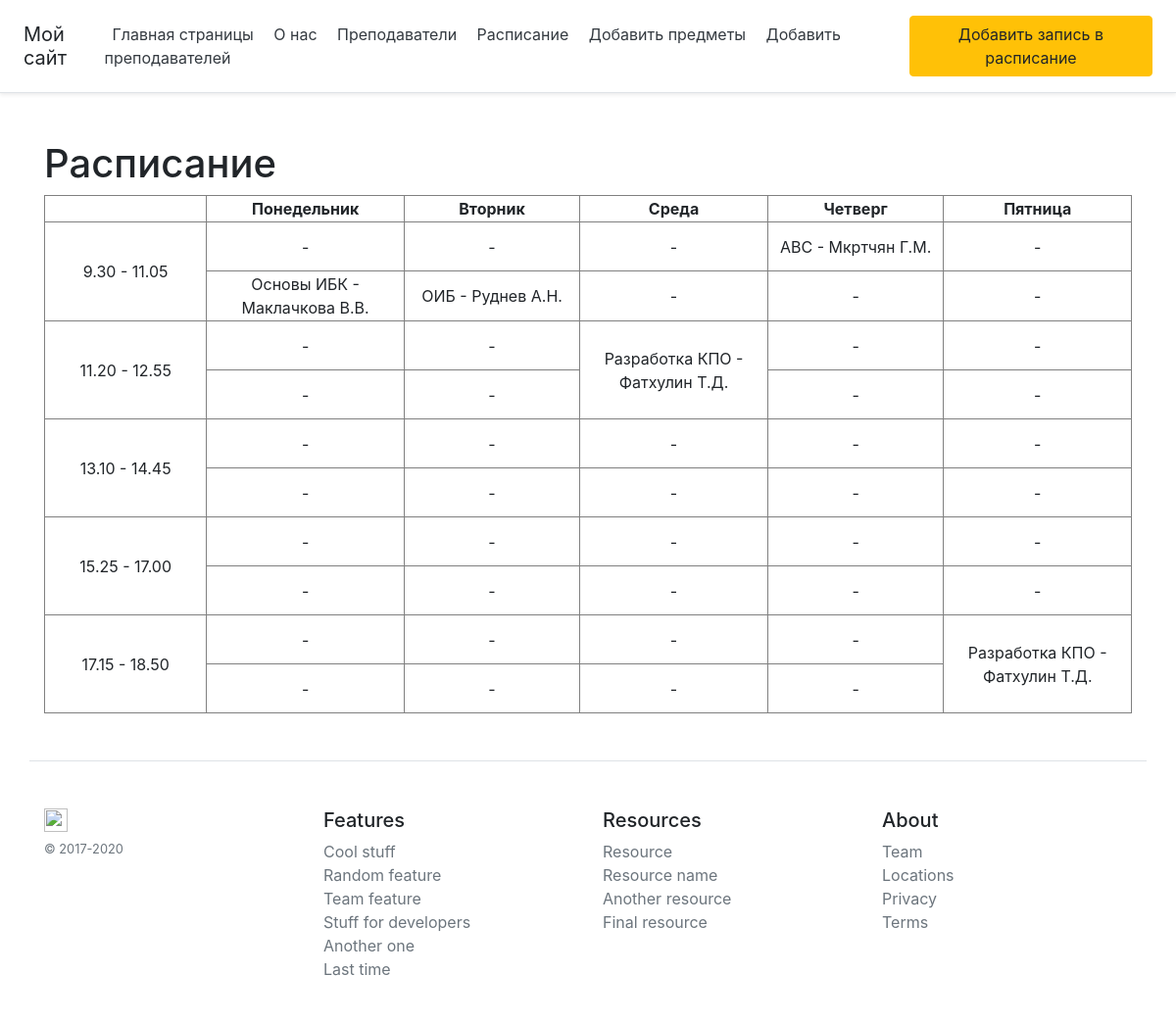
Page /Schedule on the committed database.
### main.py (models this page shows, shortened)
class Teacher(db.Model):
    id = db.Column(db.Integer, primary_key=True)
    name = db.Column(db.String(50), nullable=False)
    subj = db.Column(db.String(150), nullable=True)
    day = db.Column(db.String(150), nullable=True)
    time = db.Column(db.String(150), nullable=True)
    weektype = db.Column(db.Integer, nullable=False)

### main.py (the view)
@app.route('/Schedule')
def Schedule():
    teachers = Teacher.query.all()
    return render_template("schedule.html", teachers=teachers)

### templates/schedule.html (shortened to what this page needs)
{% extends "temp.html" %}
{% block body %}
<div class="container mt-5">
<h1>Расписание</h1>
    <table border="1">
        <tr align=center>
            <th>     </th> <th align=center>Понедельник</th> <th align=center>Вторник</th> <th align=center>Среда</th> <th align=center>Четверг</th> <th align=center>Пятница</th>
        </tr>
        {% set week = ["Понедельник", "Вторник", "Среда", "Четверг", "Пятница"] %}
        {% set times = ["9.30 - 11.05", "11.20 - 12.55", "13.10 - 14.45", "15.25 - 17.00", "17.15 - 18.50"]%}
        {% set stopDays = ["Понедельник", "Вторник", "Среда", "Четверг", "Пятница"] %}
        {% set count = namespace(a=0) %}
        {% set NumFullDay = namespace(nfd=0)%}
        {% for time in times %}
            {% set count.a = 0 %}
            {% set stopDays = ["Понедельник", "Вторник", "Среда", "Четверг", "Пятница"] %}
            <tr>
                <td rowspan="2" align=center> {{time}}</td>
                {% for day in week %}
                    {% set count.a = 0 %}
                    {% for el in teachers %}
                        {% if (el.day == day) and (el.time == time) and (el.weektype == "Постоянная")%}
                            {% set count.a = 1 %}
                            {% set NumFullDay.nfd = NumFullDay.nfd + 1 %}
                            <td rowspan="2" align=center> {{el.subj}} - {{el.name}}</td>
                        {% endif %}
                    {% endfor %}
                {% if count.a == 0 %}
                    {% set count.a = 0 %}
                        {% for el in teachers %}
                            {% if (el.day == day) and (el.time == time) and (el.weektype == "Нечетная")%}
                                {% set count.a = 1 %}
                                <td align=center> {{el.subj}} - {{el.name}}</td>
                            {% endif %}
                        {% endfor %}
                        {% if count.a == 0 %}
                            <td align=center> - </td>
                        {% endif %}
                {% endif %}
            {% endfor %}
            </tr>
        <tr>
            {% for day in stopDays %}
                    {% set count.a = 0 %}
                    {% for el in teachers %}
                        {% if (el.day == day) and (el.time == time) and (el.weektype == "Четная")%}
                            {% set count.a = 1 %}
                            <td align=center> {{el.subj}} - {{el.name}}</td>
                        {% endif %}
                    {% endfor %}
                    {% if count.a == 0 %}
                        <td align=center>-</td>
                    {% endif %}
            {% endfor %}
        </tr>
        {% set NumFullDay.nfd = 0 %}
    {% endfor %}
    </table>
</div>
{% endblock %}

### templates/schedule.html (style rules this page uses)
td { Width: 300px; Height: 50px; }

### rows in the picture
Teacher: subj "АВС", name "Мкртчян Г.М."
Teacher: subj "Основы ИБК", name "Маклачкова В.В."
Teacher: subj "ОИБ", name "Руднев А.Н."
Teacher: subj "Разработка КПО", name "Фатхулин Т.Д."
Teacher: subj "Разработка КПО", name "Фатхулин Т.Д."

### other values in the picture
{{ time }} "9.30 - 11.05" "11.20 - 12.55" "13.10 - 14.45" "15.25 - 17.00" "17.15 - 18.50"
